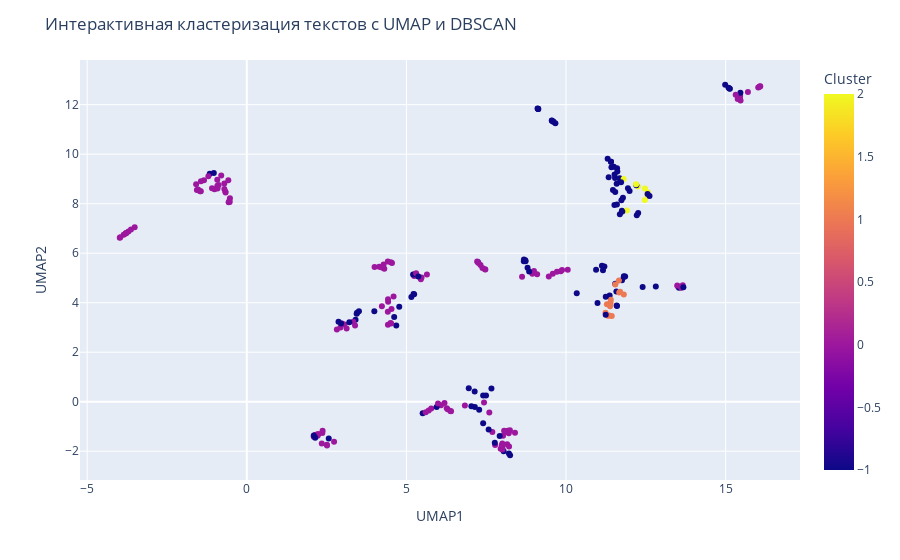

The code cell stored with this chart in its notebook:
### Code cell
import plotly.express as px
from sklearn.decomposition import PCA
import umap


reducer = umap.UMAP(n_neighbors=5, min_dist=0.1, n_components=2, random_state=42)
embeddings_2d = reducer.fit_transform(embeddings)

# Добавляем результаты в датафрейм
df['UMAP1'] = embeddings_2d[:, 0]
df['UMAP2'] = embeddings_2d[:, 1]
df['Cluster'] = cluster_labels

# Построение интерактивного scatter plot с Plotly
fig = px.scatter(
    df, x='UMAP1', y='UMAP2',
    color='Cluster',
    hover_data={'Очищенный текст': True, 'UMAP1': False, 'UMAP2': False, 'Cluster': True}
)

# Настройка графика
fig.update_layout(
    title="Интерактивная кластеризация текстов с UMAP и DBSCAN",
    xaxis_title="UMAP1",
    yaxis_title="UMAP2"
)

fig.show()

### Figure 1 — Plotly figure (JSON) as saved in the notebook; plotly's stock layout.template omitted (floating-point values rounded to 4 significant figures; data arrays with more than 128 entries replaced by an {"elided": "..."} marker saying what was removed)
{"data": [{"customdata": {"elided": "269x2 mixed values"}, "hovertemplate": "Очищенный текст=%{customdata[0]}<br>Cluster=%{marker.color}<extra></extra>", "legendgroup": "", "marker": {"color": {"elided": "269 int values"}, "coloraxis": "coloraxis", "symbol": "circle"}, "mode": "markers", "name": "", "orientation": "v", "showlegend": false, "type": "scatter", "x": {"elided": "269 float values"}, "xaxis": "x", "y": {"elided": "269 float values"}, "yaxis": "y"}], "layout": {"coloraxis": {"colorbar": {"title": {"text": "Cluster"}}, "colorscale": [[0, "#0d0887"], [0.1111, "#46039f"], [0.2222, "#7201a8"], [0.3333, "#9c179e"], [0.4444, "#bd3786"], [0.5556, "#d8576b"], [0.6667, "#ed7953"], [0.7778, "#fb9f3a"], [0.8889, "#fdca26"], [1, "#f0f921"]]}, "legend": {"tracegroupgap": 0}, "margin": {"t": 60}, "title": {"text": "Интерактивная кластеризация текстов с UMAP и DBSCAN"}, "xaxis": {"anchor": "y", "domain": [0, 1], "title": {"text": "UMAP1"}}, "yaxis": {"anchor": "x", "domain": [0, 1], "title": {"text": "UMAP2"}}}}
